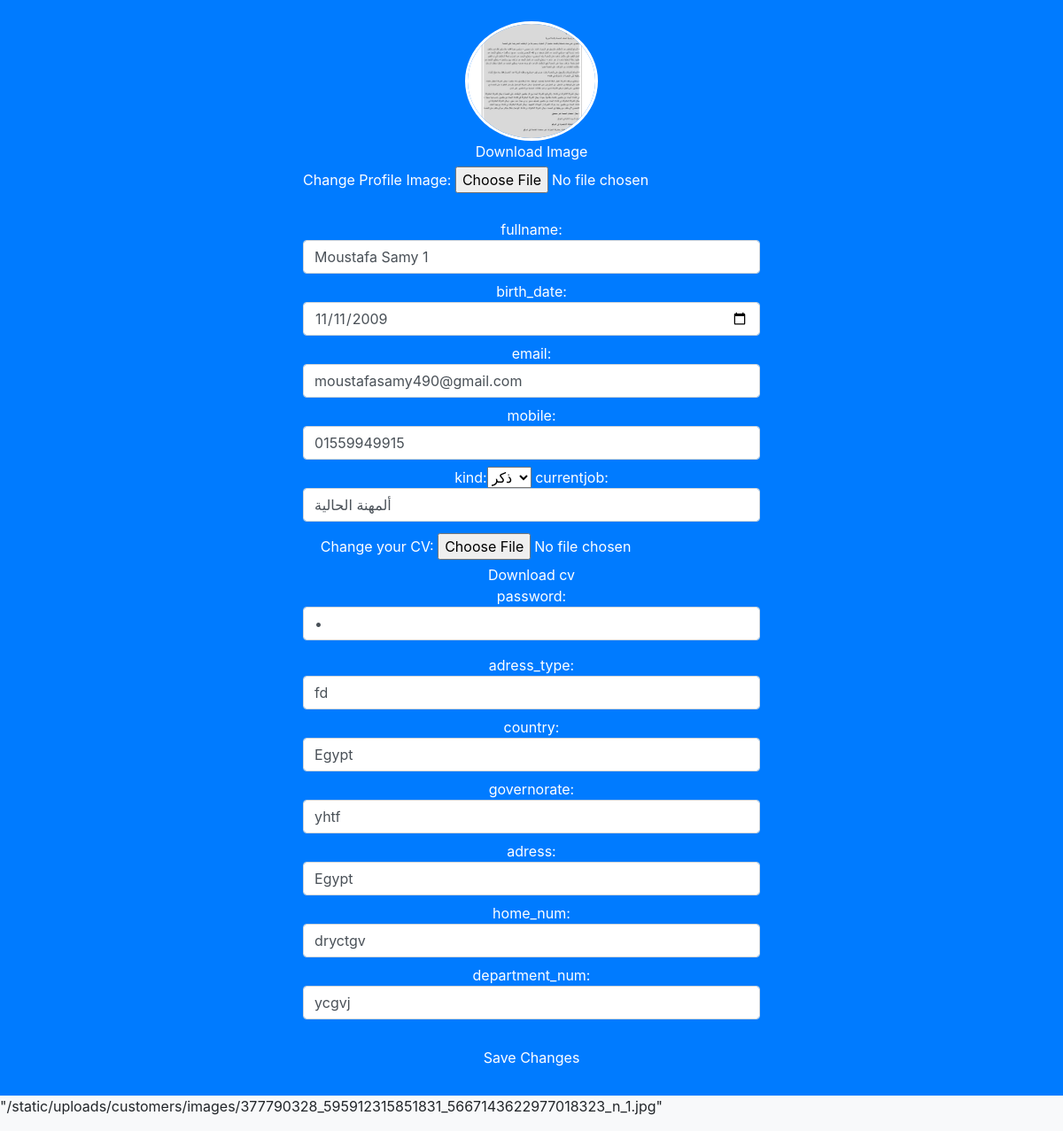
Screenshot of /edit_my_profile (signed in) with the database file from the repository.
### services/customer.py (models this page shows, shortened)
class Customers(db.Model):
    id = db.Column(db.Integer, primary_key=True)
    fullname = db.Column(db.String(120), nullable=True)
    birthdate = db.Column(db.Date, nullable=True)
    email = db.Column(db.String(120), nullable=True)
    mobile = db.Column(db.String(120), nullable=True)
    kind = db.Column(db.String(120), nullable=True)
    currentjob = db.Column(db.String(120), nullable=True)
    cv = db.Column(db.String(120), nullable=True)
    image = db.Column(db.String(120), nullable=True)
    password = db.Column(db.String(120), nullable=True)
    adress_type = db.Column(db.String(120), nullable=True)
    country = db.Column(db.String(120), nullable=True)
    governorate = db.Column(db.String(120), nullable=True)
    adress = db.Column(db.String(120), nullable=True)
    home_num = db.Column(db.String(120), nullable=True)
    department_num = db.Column(db.String(120), nullable=True)
    activated = db.Column(db.Boolean, nullable=True)
    token = db.Column(db.String(120))
    resume = db.Column(db.Text, nullable=True)  # Add Resume field
    timestamp = db.Column(db.DateTime, default=datetime.utcnow)
    jobs = db.relationship("Jobs", secondary="customer_jobs", back_populates="customers")
    messages = db.relationship('Message', backref='customer', lazy=True)
    skills = db.relationship('Skills', backref='job_skills', lazy=True)

### customers.py (the view, shortened to what this page needs)
@customer_routes.route('/edit_my_profile', methods=['GET', 'POST'])
def edit_profile():
    if 'user_id' in session:
        upload_images_dir = os.path.join(current_app.config['UPLOAD_CUSTOMERS_IMAGES'])
        upload_cv_dir = os.path.join(current_app.config['UPLOAD_CUSTOMERS_CV'])
        os.makedirs(upload_images_dir, exist_ok=True)
        os.makedirs(upload_cv_dir, exist_ok=True)
        user_id = session['user_id']
        user = Customers.query.get(user_id)
        return render_template('edit_my_profile.html', user=user)
    flash('You must be logged in to edit your profile.', 'warning')
    return redirect('/login')

### templates/edit_my_profile.html (shortened to what this page needs)
<!DOCTYPE html>
<html lang="en">
<head>
    <link href="https://cdn.jsdelivr.net/npm/bootstrap@4.4.1/dist/css/bootstrap.min.css" rel="stylesheet">
</head>
<body>
    <div class="container-fluid">
        <div class="row">
            <div class="col-md-12 bg-primary p-4">
                <div class="d-flex flex-column align-items-center text-center">
                    <form action="/edit_my_profile" method="post" enctype="multipart/form-data">
                        <div class="mb-4">
                            {% if user.image is defined and user.image is not none %}
                                <img src="{{ url_for('static', filename='uploads/customers/images/' + user.image) }}" alt="Profile Image" class="rounded-circle profile-image" width="150">
                                <br><a href="{{ url_for('static', filename='uploads/customers/images/' + user.image) }}"style='color:White;' download>Download Image</a>
                                <br>
                                {% else %}
                                <img src="{{ url_for('static', filename='images/owners/avatr.jpg') }}" alt="Profile Image" class="rounded-circle profile-image" width="150">
                            {% endif %}
                            <label for="new_image" class="text-white mt-2">Change Profile Image:</label>
                            <input type="file" name="new_image" id="new_image" accept="image/*" value="{{ user.image }}">
                        </div>
                        <div class="mt-3">
                            fullname:<input type="text" placeholder="Full Name" name="new_fullname" value="{{ user.fullname }}" class="form-control mb-2">
                            birth_date:<input type="date" placeholder="Birthdate" name="new_birthdate" value="{{ user.birthdate }}" class="form-control mb-2">
                            email:<input type="text" placeholder="Email" name="new_email" value="{{ user.email }}" class="form-control mb-2">
                            mobile:<input type="text" placeholder="Mobile" name="new_mobile" value="{{ user.mobile }}" class="form-control mb-2">
                            kind:<select name="new_kind"  >
                                <option value="male">ذكر</option>
                            </select>
                            currentjob:<input type="text" placeholder="Current Job" name="new_currentjob" value="{{ user.currentjob }}" class="form-control mb-2">
                            <label for="new_cv" class="text-white mt-2">Change your CV:</label>
                            <input type="file" name="new_cv" id="new_cv" accept=".pdf" value="{{ user.cv }}">
                            {% if user.cv %}
                            <br><a href="{{ url_for('static', filename='uploads/customers/cv/' + user.cv) }}" style='color:White;' download>Download cv</a>
                        {% endif %}
                            <br>
                            password:<input type="password" placeholder="Password" name="new_password" value="{{ user.password }}" class="form-control mb-2">
                        </div>
                        <div class="mt-3">
                            adress_type:<input type="text" placeholder="Address Type" name="new_adress_type" value="{{ user.adress_type }}" class="form-control mb-2">
                            country:<input type="text" placeholder="Country" name="new_country" value="{{ user.country }}" class="form-control mb-2">
                            governorate:<input type="text" placeholder="Governorate" name="new_governorate" value="{{ user.governorate }}" class="form-control mb-2">
                            adress: <input type="text" placeholder="Address" name="new_adress" value="{{ user.adress }}" class="form-control mb-2">
                            home_num:<input type="text" placeholder="Home Number" name="new_home_num" value="{{ user.home_num }}" class="form-control mb-2">
                            department_num: <input type="text" placeholder="Department Number" name="new_department_num" value="{{ user.department_num }}" class="form-control mb-2">
                        </div>
                        <button class="btn btn-primary btn-block mt-4" type="submit">Save Changes</button>
                    </form>
                </div>
            </div>
        </div>
    </div>
    <p>"{{ url_for('static', filename='uploads/customers/images/' + user.image) }}"</p>
</body>
</html>

### templates/edit_my_profile.html (style rules this page uses)
body { margin: 0; padding: 0; background-color: #f8f9fa; }
.container-fluid { min-height: 100vh; }
.bg-primary { background-color: #007bff; color: #fff; }
.profile-image { border: 3px solid #fff; }
.form-control { margin-bottom: 10px; }

### rows the page displays
Customers: image (picture), new_fullname "Moustafa Samy 1", new_birthdate "11/11/2009", new_email "moustafasamy490@gmail.com", new_mobile "01559949915", new_currentjob "ألمهنة الحالية", new_adress_type "fd", new_country "Egypt", new_governorate "yhtf", new_adress "Egypt", new_home_num "dryctgv", new_department_num "ycgvj", image "/static/uploads/customers/images/377790328_595912315851831_5667143622977018323_n_1.jpg"
